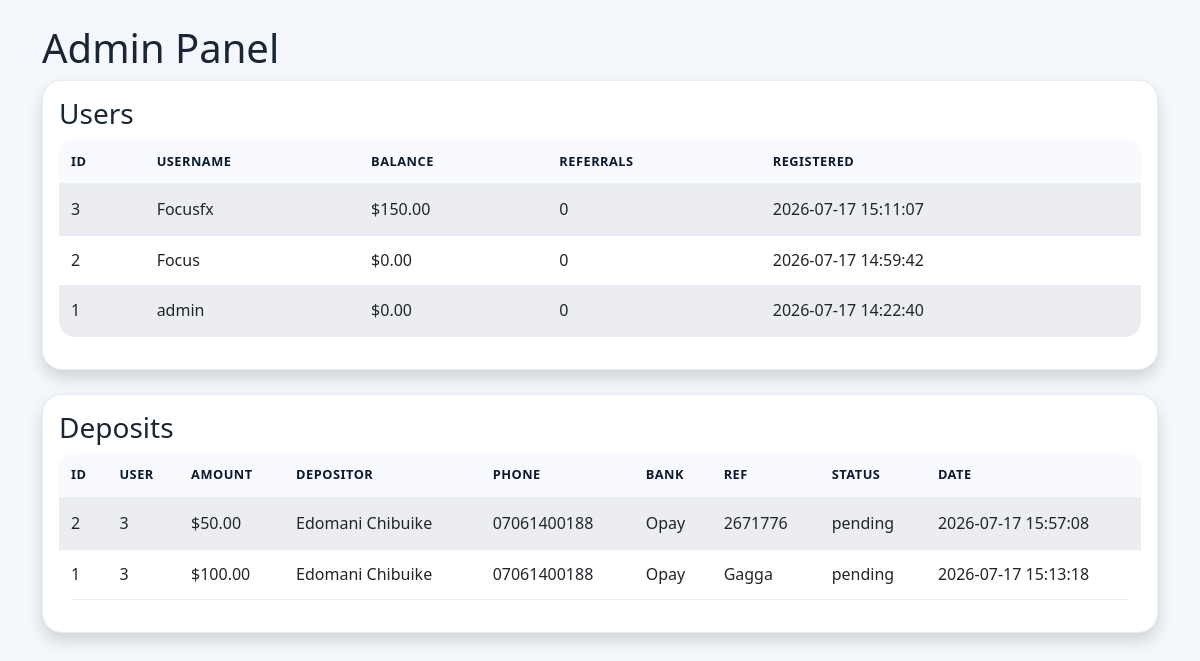
Screenshot of /pages/admin.php (signed in) with the database file from the repository.
### tables this page shows
CREATE TABLE users (
    id INTEGER PRIMARY KEY AUTOINCREMENT,
    username TEXT UNIQUE,
    password TEXT,
    email TEXT,
    phone TEXT,
    balance REAL DEFAULT 0,
    referral_code TEXT UNIQUE,
    referred_by INTEGER DEFAULT 0,
    total_deposits REAL DEFAULT 0,
    total_withdrawals REAL DEFAULT 0,
    daily_profit REAL DEFAULT 0,
    registered_at DATETIME DEFAULT CURRENT_TIMESTAMP
);

CREATE TABLE deposits (
    id INTEGER PRIMARY KEY AUTOINCREMENT,
    user_id INTEGER,
    amount REAL,
    method TEXT,
    status TEXT DEFAULT 'pending',
    depositor_name TEXT,
    depositor_phone TEXT,
    depositor_bank TEXT,
    transaction_ref TEXT,
    proof TEXT,
    created_at DATETIME DEFAULT CURRENT_TIMESTAMP
);

### includes/functions.php (called while the page is built, shortened)
<?php
require_once 'config.php';
function getReferralCount($user_id) {
    global $db;
    $stmt = $db->prepare("SELECT COUNT(*) as count FROM users WHERE referred_by = ?");
    $stmt->bindValue(1, $user_id, SQLITE3_INTEGER);
    $result = $stmt->execute();
    $row = $result->fetchArray();
    return $row['count'];
}
?>

### pages/admin.php (the view, shortened to what this page needs)
<?php
require_once __DIR__ . "/../includes/functions.php";
require_once '../includes/auth.php';
$users = $db->query("SELECT * FROM users ORDER BY id DESC");
$deposits = $db->query("SELECT * FROM deposits ORDER BY id DESC");
?>
<!DOCTYPE html>
<html>
<head><title>Admin - <?php echo SITE_NAME; ?></title>
<link href="https://cdn.jsdelivr.net/npm/bootstrap@5.1.3/dist/css/bootstrap.min.css" rel="stylesheet">
<link rel="stylesheet" href="../assets/css/style.css">
</head>
<body>
<div class="container mt-4">
    <h1>Admin Panel</h1>
    <div class="card shadow p-3 mb-4">
        <h3>Users</h3>
        <div class="table-responsive">
            <table class="table table-striped">
                <thead><tr><th>ID</th><th>Username</th><th>Balance</th><th>Referrals</th><th>Registered</th></tr></thead>
                <tbody>
                <?php while($row = $users->fetchArray(SQLITE3_ASSOC)): ?>
                    <tr><td><?php echo $row['id']; ?></td><td><?php echo $row['username']; ?></td><td>$<?php echo number_format($row['balance'], 2); ?></td><td><?php echo getReferralCount($row['id']); ?></td><td><?php echo $row['registered_at']; ?></td></tr>
                <?php endwhile; ?>
                </tbody>
            </table>
        </div>
    </div>
    <div class="card shadow p-3">
        <h3>Deposits</h3>
        <div class="table-responsive">
            <table class="table table-striped">
                <thead><tr><th>ID</th><th>User</th><th>Amount</th><th>Depositor</th><th>Phone</th><th>Bank</th><th>Ref</th><th>Status</th><th>Date</th></tr></thead>
                <tbody>
                <?php while($row = $deposits->fetchArray(SQLITE3_ASSOC)): ?>
                    <tr>
                        <td><?php echo $row['id']; ?></td>
                        <td><?php echo $row['user_id']; ?></td>
                        <td>$<?php echo number_format($row['amount'], 2); ?></td>
                        <td><?php echo $row['depositor_name']; ?></td>
                        <td><?php echo $row['depositor_phone']; ?></td>
                        <td><?php echo $row['depositor_bank']; ?></td>
                        <td><?php echo $row['transaction_ref']; ?></td>
                        <td><?php echo $row['status']; ?></td>
                        <td><?php echo $row['created_at']; ?></td>
                    </tr>
                <?php endwhile; ?>
                </tbody>
            </table>
        </div>
    </div>
</div>
</body>
</html>

### assets/css/style.css (style rules this page uses)
* { margin:0; padding:0; box-sizing:border-box; }
body { font-family: 'Segoe UI', 'Inter', system-ui, -apple-system, sans-serif; background: #f4f7fc; color: #1a2634; min-height: 100vh; display: flex; flex-direction: column; font-size: 16px; line-height: 1.6; }
.card { background: #ffffff; border: 1px solid #e9edf2; border-radius: 20px; box-shadow: 0 4px 12px rgba(0,0,0,0.04); transition: transform 0.2s, box-shadow 0.3s; height: 100%; }
.table { background: #ffffff; border-radius: 16px; overflow: hidden; }
.table thead th { background: #f8faff; color: #0d1a2b; border-bottom: 2px solid #e9edf2; font-weight: 600; text-transform: uppercase; font-size: 0.8rem; letter-spacing: 0.5px; }
.table-striped tbody tr:nth-of-type(odd) { background: #f8faff; }
.table td, .table th { padding: 0.75rem; vertical-align: middle; border-bottom: 1px solid #e9edf2; }

### rows the page displays
users: id "3", username "Focusfx", balance "150.00", id "0", registered_at "2026-07-17 15:11:07"
users: id "2", username "Focus", balance "0.00", id "0", registered_at "2026-07-17 14:59:42"
users: id "1", username "admin", balance "0.00", id "0", registered_at "2026-07-17 14:22:40"
deposits: id "2", user "3", amount "50.00", depositor_name "Edomani Chibuike", depositor_phone "07061400188", depositor_bank "Opay", transaction_ref "2671776", status "pending", created_at "2026-07-17 15:57:08"
deposits: id "1", user "3", amount "100.00", depositor_name "Edomani Chibuike", depositor_phone "07061400188", depositor_bank "Opay", transaction_ref "Gagga", status "pending", created_at "2026-07-17 15:13:18"
